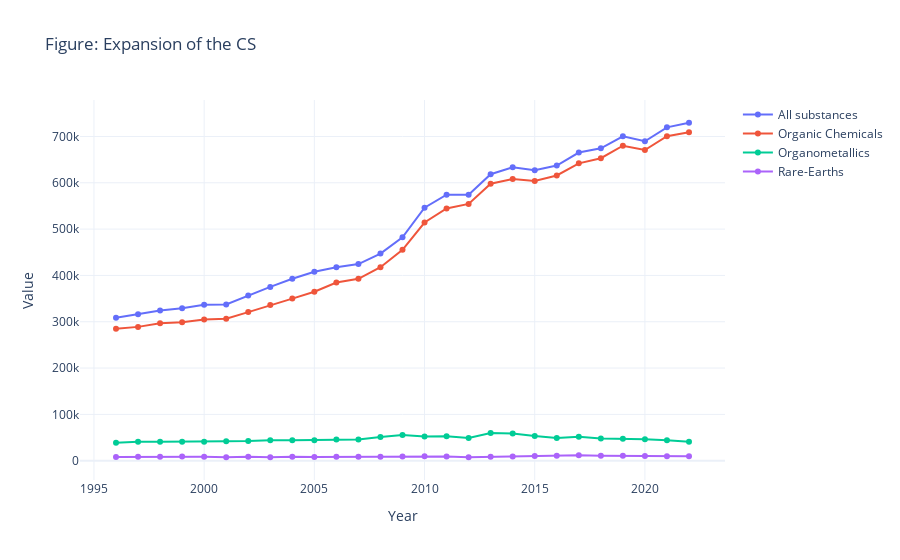

The notebook cell this image was saved under:
### Code cell
# Test CS Expansion plot
cs_expansion_source = "Expansion of the CS"
if 'source' in article_data.columns:
    cs_expansion_data = article_data[article_data['source'] == cs_expansion_source]
    
    if not cs_expansion_data.empty:
        fig = create_article_plot(cs_expansion_data, cs_expansion_source)
        fig.show()
    else:
        print(f"No data found for '{cs_expansion_source}'")
else:
    print("Article data does not have a 'source' column")
